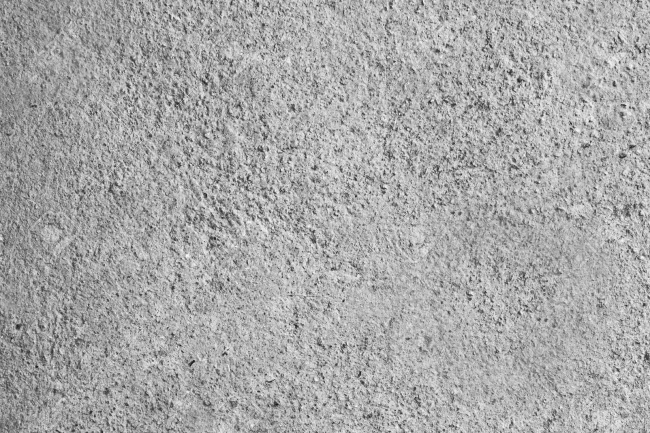
#> input picture bg.png, 1300 x 866 px (shown at 1/2 size)
$ python modeImages.py
#> lines starting #> are read from the running program, lines starting #| are printed output that depends on the picture; pictures that were not available may be replaced by others from this repository, and a replacement may not be noted
from PIL import Image
import os

# Path to the folder containing images with no background
input_folder = "cropped_images/B_Removed/"

# Create a new folder to store images with the background
output_folder = "cropped_images/keeping_background/"
os.makedirs(output_folder, exist_ok=True)

# Path to the background image
bg_image_path = "bg.png"

# Resize the background image to 224x224
bg_image = Image.open(bg_image_path)
#> bg_image is the input picture: PIL image 1300x866 RGB; mean R, G, B 167.8, 167.8, 167.8
bg_image = bg_image.resize((224, 224))
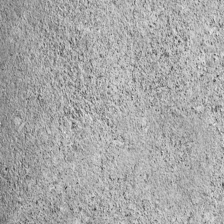
#> bg_image: PIL image 224x224 RGB; mean R, G, B 167.8, 167.8, 167.8

# Iterate through each image in the input folder
for filename in os.listdir(input_folder):
    input_image_path = os.path.join(input_folder, filename)

    # Open the input image
    input_image = Image.open(input_image_path)
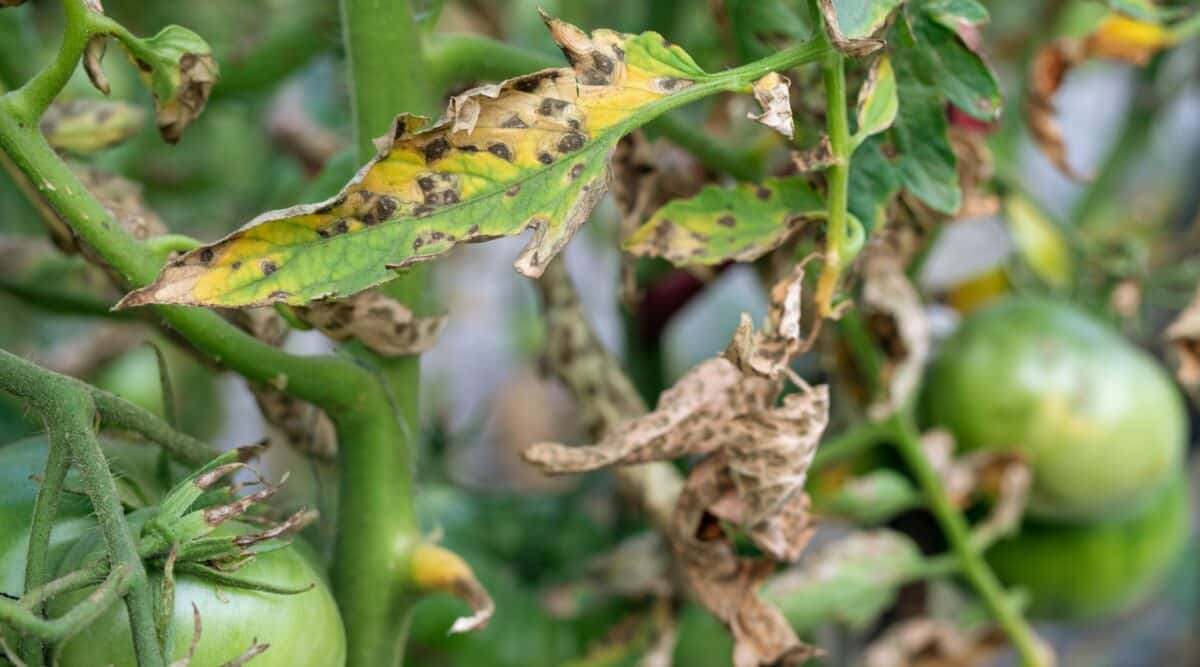
#> input picture image1.jpg, 1200 x 667 px, given as the content of the folder cropped_images/B_Removed/, which was not available
#> input_image is the input picture: PIL image 1200x667 RGB; mean R, G, B 116, 128.9, 83.7

    # Resize the input image to 224x224
    input_image = input_image.resize((224, 224))
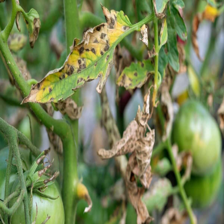
#> input_image: PIL image 224x224 RGB; mean R, G, B 116, 128.9, 83.7

    # Create a new image with the same size as the background image
    merged_image = Image.new("RGBA", bg_image.size)
#> merged_image: PIL image 224x224 RGBA; every value is 0

    # Paste the background image on the new image
    merged_image.paste(bg_image, (0, 0))

    # Paste the input image (with transparent parts) on the new image
#> (the run stopped early here; a loop or call above may not have finished)
